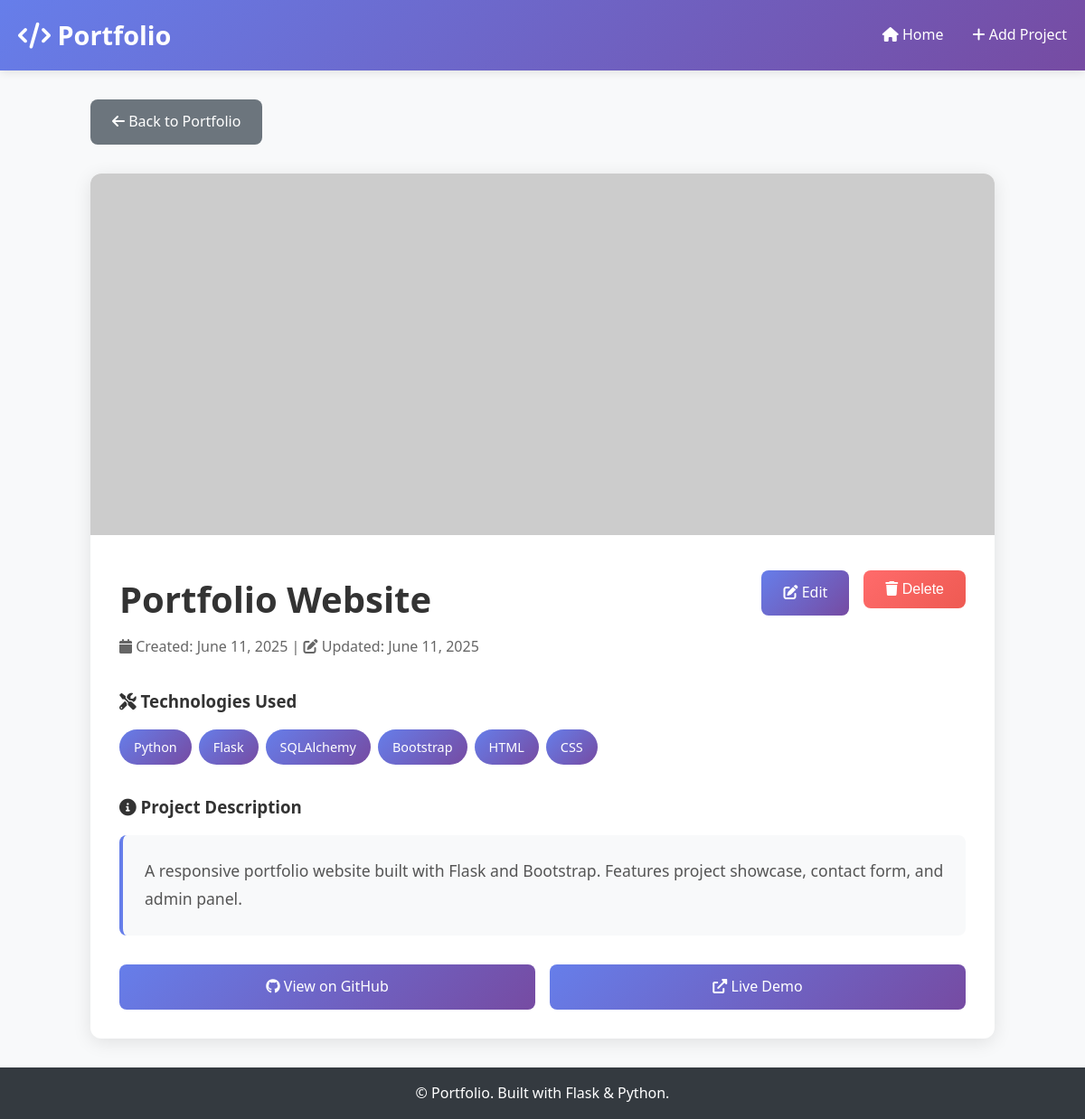
The app's page /project/1 with its own data.
### models.py (models this page shows, shortened)
class Project(db.Model):
    __tablename__ = 'projects'
    id = db.Column(db.Integer, primary_key=True)
    title = db.Column(db.String(100), nullable=False)
    description = db.Column(db.Text, nullable=False)
    github_url = db.Column(db.String(200))
    demo_url = db.Column(db.String(200))
    image_url = db.Column(db.String(200))
    created_at = db.Column(db.DateTime, default=datetime.utcnow)
    updated_at = db.Column(db.DateTime, default=datetime.utcnow, onupdate=datetime.utcnow)
    technologies = db.relationship('Technology', backref='project', lazy=True, cascade='all, delete-orphan')
    demo_media = db.relationship('Demo', backref='project', lazy=True, cascade='all, delete-orphan')

class Technology(db.Model):
    __tablename__ = 'technologies'
    id = db.Column(db.Integer, primary_key=True)
    name = db.Column(db.String(50), nullable=False)
    project_id = db.Column(db.Integer, db.ForeignKey('projects.id'), nullable=False)

### app.py (the view)
@app.route('/project/<int:project_id>')
def project_detail(project_id):
    project = Project.query.get_or_404(project_id)
    return render_template('project_detail.html', project=project)

### templates/project_detail.html (shortened to what this page needs)
{% extends "base.html" %}
{% block content %}
<div style="max-width: 1000px; margin: 0 auto;">
    <div style="margin-bottom: 2rem;">
        <a href="{{ url_for('home') }}" class="btn btn-secondary">
            <i class="fas fa-arrow-left"></i> Back to Portfolio
        </a>
    </div>
    <div class="card">
        {% if project.image_url %}
            <img src="{{ project.image_url }}" alt="{{ project.title }}"
                 style="width: 100%; height: 400px; object-fit: cover;">
        {% else %}
            <div style="width: 100%; height: 300px; background: linear-gradient(135deg, #667eea 0%, #764ba2 100%); display: flex; align-items: center; justify-content: center;">
                <i class="fas fa-code" style="font-size: 4rem; color: white; opacity: 0.7;"></i>
            </div>
        {% endif %}
        <div class="card-body" style="padding: 2rem;">
            <div style="display: flex; justify-content: space-between; align-items: start; margin-bottom: 2rem; flex-wrap: wrap; gap: 1rem;">
                <div>
                    <h1 style="font-size: 2.5rem; margin-bottom: 0.5rem; color: #333;">{{ project.title }}</h1>
                    <p style="color: #666; font-size: 1rem;">
                        <i class="fas fa-calendar"></i> Created: {{ project.created_at.strftime('%B %d, %Y') }}
                        {% if project.updated_at != project.created_at %}
                            | <i class="fas fa-edit"></i> Updated: {{ project.updated_at.strftime('%B %d, %Y') }}
                        {% endif %}
                    </p>
                </div>
                <div style="display: flex; gap: 1rem; flex-wrap: wrap;">
                    <a href="{{ url_for('edit_project', project_id=project.id) }}" class="btn">
                        <i class="fas fa-edit"></i> Edit
                    </a>
                    <form method="POST" action="{{ url_for('delete_project', project_id=project.id) }}"
                          style="display: inline;" onsubmit="return confirm('Are you sure you want to delete this project?');">
                        <button type="submit" class="btn btn-danger">
                            <i class="fas fa-trash"></i> Delete
                        </button>
                    </form>
                </div>
            </div>
            {% if project.technologies %}
                <div style="margin-bottom: 2rem;">
                    <h3 style="margin-bottom: 1rem; color: #333;">
                        <i class="fas fa-tools"></i> Technologies Used
                    </h3>
                    <div style="display: flex; flex-wrap: wrap; gap: 0.5rem;">
                        {% for tech in project.technologies %}
                            <span style="background: linear-gradient(135deg, #667eea 0%, #764ba2 100%); color: white; padding: 0.5rem 1rem; border-radius: 25px; font-size: 0.9rem; font-weight: 500;">
                                {{ tech.name }}
                            </span>
                        {% endfor %}
                    </div>
                </div>
            {% endif %}
            <div style="margin-bottom: 2rem;">
                <h3 style="margin-bottom: 1rem; color: #333;">
                    <i class="fas fa-info-circle"></i> Project Description
                </h3>
                <div style="background: #f8f9fa; padding: 1.5rem; border-radius: 8px; border-left: 4px solid #667eea;">
                    <p style="color: #555; line-height: 1.8; font-size: 1.1rem; white-space: pre-line;">{{ project.description }}</p>
                </div>
            </div>
            <div style="display: flex; gap: 1rem; flex-wrap: wrap; justify-content: center;">
                {% if project.github_url %}
                    <a href="{{ project.github_url }}" target="_blank" class="btn" style="flex: 1; min-width: 200px; text-align: center;">
                        <i class="fab fa-github"></i> View on GitHub
                    </a>
                {% endif %}
                {% if project.demo_url %}
                    <a href="{{ project.demo_url }}" target="_blank" class="btn" style="flex: 1; min-width: 200px; text-align: center;">
                        <i class="fas fa-external-link-alt"></i> Live Demo
                    </a>
                {% endif %}
            </div>
        </div>
    </div>
</div>
{% endblock %}

### templates/base.html (style rules this page uses)
* { margin: 0; padding: 0; box-sizing: border-box; }
body { font-family: 'Segoe UI', Tahoma, Geneva, Verdana, sans-serif; line-height: 1.6; color: #333; background-color: #f8f9fa; }
.btn { display: inline-block; padding: 0.75rem 1.5rem; background: linear-gradient(135deg, #667eea 0%, #764ba2 100%); color: white; text-decoration: none; border-radius: 8px; border: none; cursor: pointer; transition: transform 0.2s, box-shadow 0.2s; font-size: 1rem; }
.btn-danger { background: linear-gradient(135deg, #ff6b6b 0%, #ee5a52 100%); }
.btn-secondary { background: #6c757d; }
.card { background: white; border-radius: 12px; box-shadow: 0 4px 20px rgba(0,0,0,0.1); overflow: hidden; transition: transform 0.3s, box-shadow 0.3s; }
.card-body { padding: 1.5rem; }

### records on screen
Project: title "Portfolio Website", created_at "June 11, 2025", updated_at "June 11, 2025", description "A responsive portfolio website built with Flask and Bootstrap. Features project showcase, contact form, and admin panel."
Technology: name "Python"
Technology: name "Flask"
Technology: name "SQLAlchemy"
Technology: name "Bootstrap"
Technology: name "HTML"
Technology: name "CSS"
